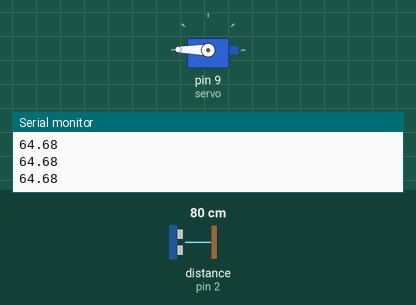
A sketch run on a simulated Arduino Uno, built with avr-gcc and run on an emulated ATmega328P. On the bench: servo, the last lines printed to the serial monitor. Wiring (inferred from the names in the program): ultrasonic range finder: trigger pin 3; echo pin 2. The inputs (shaded band) are chosen by the test bench; at power-on: distance to the obstacle (sensor on pin 2) 80 cm. The echo pulse lasts 58.3 µs per cm.

Above: at 0.2 s.
1.3 s: distance to the obstacle (sensor on pin 2) set to 2 cm
At 1.7 s:
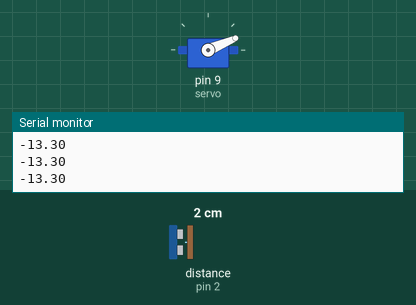
2.8 s: distance to the obstacle (sensor on pin 2) set to 18 cm
At 3.6 s:
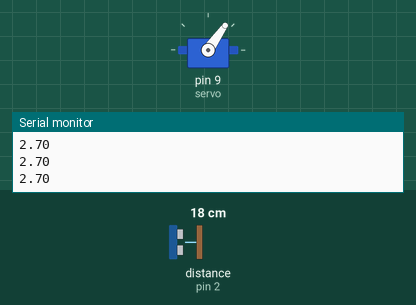
4.3 s: distance to the obstacle (sensor on pin 2) set to 35 cm
At 4.7 s:
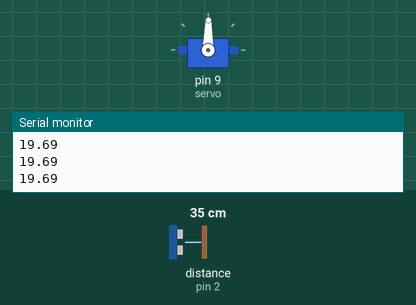
5.8 s: distance to the obstacle (sensor on pin 2) set to 60 cm
At 7.0 s:
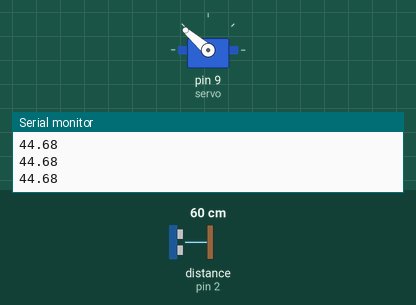
7.3 s: distance to the obstacle (sensor on pin 2) set to 250 cm
At 8.5 s:
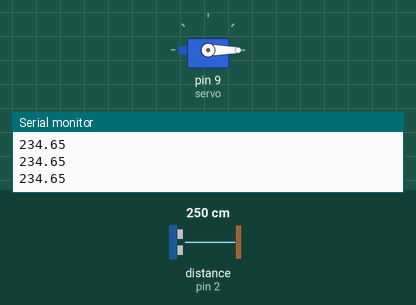
8.8 s: distance to the obstacle (sensor on pin 2) set to 120 cm
At 9.5 s:
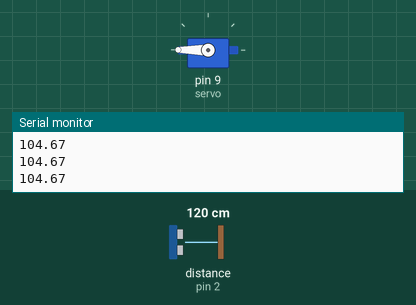
Timing chart, 0 to 11.3 s (numbered marks = the images above; inputs shaded):
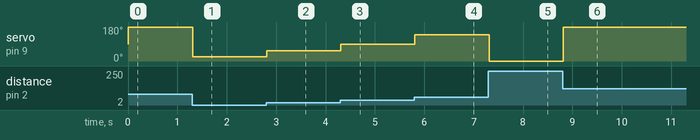

The sketch:

controller.ino
```cpp
#include <Servo.h>

Servo servo;
int trig = 3;
int echo = 2;

int servo_pin = 9;

float p_gain, d_gain;
float distance;
float prev_dist;

float dist()
{
  long lap;
  digitalWrite(trig, LOW);
  delayMicroseconds(2);
  digitalWrite(trig, HIGH);
  delayMicroseconds(10);
  digitalWrite(trig, LOW);

  lap = pulseIn(echo, HIGH);

  return (34.3 * lap /2000);
}

void setup() {
  Serial.begin(9600);
  pinMode(trig, OUTPUT);
  pinMode(echo, INPUT);
  pinMode(9, OUTPUT);

  servo.attach(9);
  p_gain = 2;
  d_gain = 0;
  prev_dist = 15;
}

void loop() {
  distance = dist() - 15;

  servo.write(50 + p_gain * distance + d_gain * (distance - prev_dist));
  Serial.println(distance);

  prev_dist = distance;
}
```

Measured:
- after the input at 1.3 s, servo on pin 9 (servo): 180° → 23° at once
- after the input at 2.8 s, servo on pin 9 (servo): 23° → 55° at once
- after the input at 4.3 s, servo on pin 9 (servo): 55° → 89° at once
- after the input at 5.8 s, servo on pin 9 (servo): 89° → 139° at once
- after the input at 7.3 s, servo on pin 9 (servo): 139° → 0° at once
- after the input at 8.8 s, servo on pin 9 (servo): 0° → 180° at once
